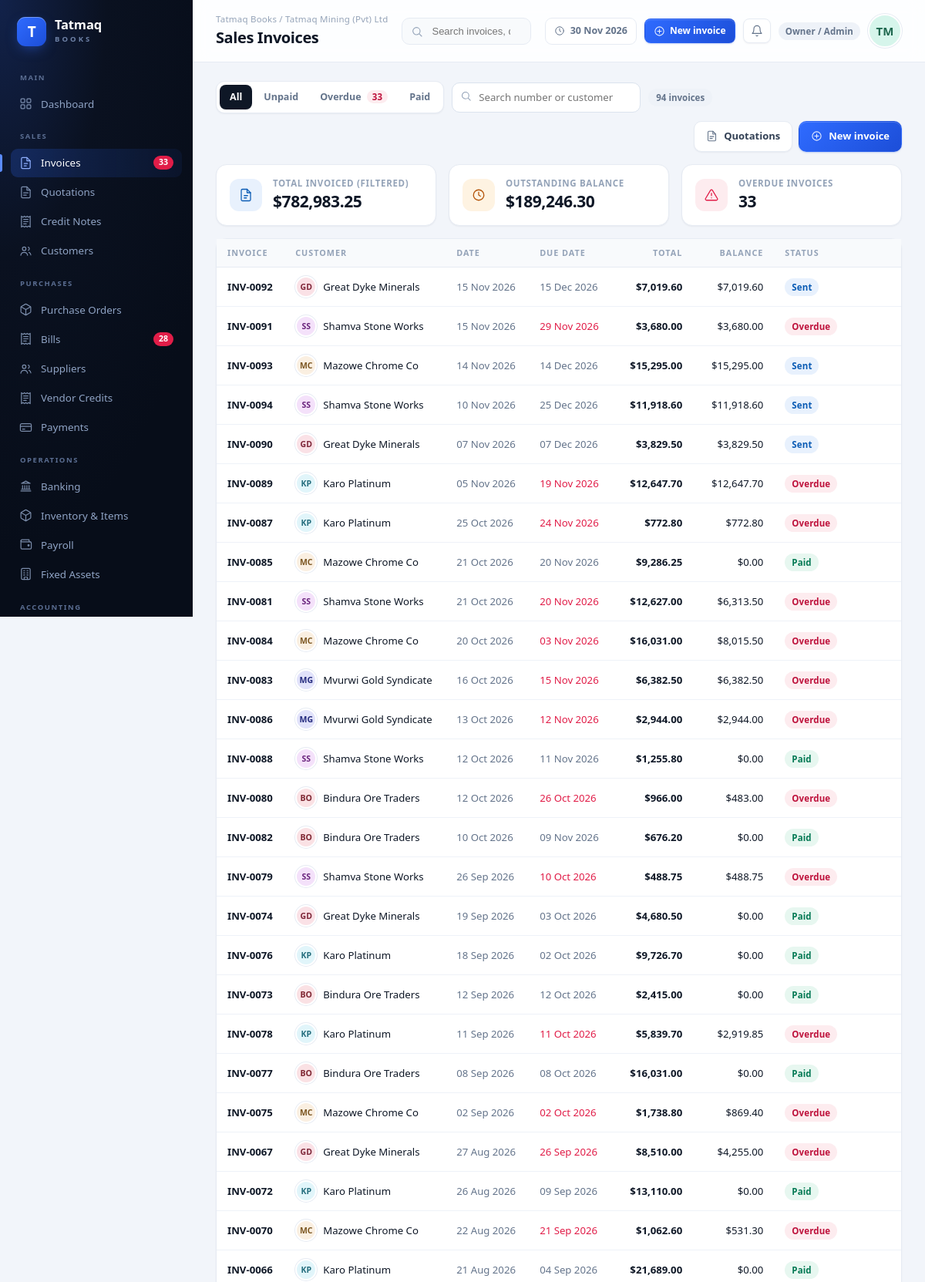
The page /invoices (signed in, upper part) on the database its author committed.
### tables this page shows
CREATE TABLE companies(
 id INTEGER PRIMARY KEY, name TEXT, industry TEXT, currency TEXT DEFAULT 'USD', symbol TEXT DEFAULT '$',
 tax_name TEXT DEFAULT 'VAT', tax_rate REAL DEFAULT 15, address TEXT, email TEXT, phone TEXT,
 fiscal_start TEXT, created_at TEXT);

CREATE TABLE users(
 id INTEGER PRIMARY KEY, company_id INT, name TEXT, email TEXT, role TEXT, status TEXT,
 password_hash TEXT, last_login TEXT, created_at TEXT);

CREATE TABLE invoices(
 id INTEGER PRIMARY KEY, company_id INT, number TEXT, contact_id INT, quote_id INT,
 date TEXT, due_date TEXT, status TEXT, subtotal REAL, tax REAL, total REAL,
 amount_paid REAL DEFAULT 0, notes TEXT, currency TEXT);

CREATE TABLE contacts(
 id INTEGER PRIMARY KEY, company_id INT, type TEXT, name TEXT, company TEXT, email TEXT, phone TEXT,
 address TEXT, tax_no TEXT, created_at TEXT);

### app.py (the view)
@app.route("/invoices")
def invoices():
    c = company()
    status = request.args.get("status", "all")
    q = request.args.get("q", "").strip()
    sql = """SELECT i.*, ct.name party FROM invoices i LEFT JOIN contacts ct ON ct.id=i.contact_id
             WHERE i.company_id=?"""
    args = [c["id"]]
    if q:
        sql += " AND (i.number LIKE ? OR ct.name LIKE ?)"
        args += [f"%{q}%", f"%{q}%"]
    sql += " ORDER BY i.date DESC, i.id DESC"
    rows = [dict(r) for r in conn().execute(sql, args)]
    if status == "overdue":
        rows = [r for r in rows if (r["total"] - r["amount_paid"]) > 0.01 and r["due_date"] < str(date.today())]
    elif status == "unpaid":
        rows = [r for r in rows if (r["total"] - r["amount_paid"]) > 0.01]
    elif status == "paid":
        rows = [r for r in rows if (r["total"] - r["amount_paid"]) <= 0.011]
    totals = {"total": sum(r["total"] for r in rows),
              "balance": sum(r["total"] - r["amount_paid"] for r in rows)}
    return render_template("invoices.html", rows=rows, status=status, q=q, totals=totals, title="Sales Invoices")

### app.py (called while the page is built, shortened)
@app.before_request
def _guard():
    if request.endpoint is None or request.endpoint in PUBLIC_ENDPOINTS:
        return None
    ident, source = auth.resolve_identity()
    if not ident:
        if request.path.startswith("/api/"):
            return jsonify({"error": "unauthorised"}), 401
        return redirect(url_for("login", next=request.path))
    g.ident = ident
    g.perms = auth.permissions(ident["role"])
    return None

def conn():
    if "conn" not in g:
        g.conn = db.connect()
    return g.conn

@app.teardown_appcontext
def close_conn(exc):
    c = g.pop("conn", None)
    if c is not None:
        c.close()

def company():
    if "company_row" not in g:
        g.company_row = conn().execute("SELECT * FROM companies WHERE id=?",
                                       (g.ident["company_id"],)).fetchone()
    return g.company_row

@app.context_processor
def inject():
    ident = getattr(g, "ident", None)
    perms = getattr(g, "perms", None)
    c = company()
    overdue = conn().execute("""SELECT COUNT(*) c FROM invoices WHERE company_id=?
        AND total-amount_paid>0.01 AND due_date<?""", (c["id"], str(date.today()))).fetchone()["c"]
    bills_over = conn().execute("""SELECT COUNT(*) c FROM bills WHERE company_id=?
        AND total-amount_paid>0.01 AND due_date<?""", (c["id"], str(date.today()))).fetchone()["c"]
    return dict(company=dict(c), profiles=db.PROFILES, now=date.today(),
                overdue_count=overdue, bills_overdue_count=bills_over,
                status_of=status_of, nav_path=request.path, ident=ident, perms=perms,
                roles=auth.ROLES)

@app.template_filter("money")
def f_money(v, dec=2):
    try:
        v = float(v or 0)
    except Exception:
        return v
    return f"{'-' if v < 0 else ''}{abs(v):,.{dec}f}"

@app.template_filter("ddate")
def f_date(v):
    if not v:
        return ""
    try:
        return date.fromisoformat(str(v)[:10]).strftime("%d %b %Y")
    except Exception:
        return v

@app.template_filter("initials")
def f_initials(name):
    parts = str(name or "?").replace("(Pvt) Ltd", "").split()
    return "".join(p[0] for p in parts[:2]).upper()

@app.template_filter("avatar_hue")
def f_hue(name):
    return sum(ord(ch) for ch in str(name or "x")) % 360

### db.py (called while the page is built)
def connect():
    conn = sqlite3.connect(DB_PATH)
    conn.row_factory = sqlite3.Row
    conn.execute("PRAGMA foreign_keys = ON")
    return conn

### templates/invoices.html (shortened to what this page needs)
{% extends "base.html" %}
{% from "_icons.html" import icon %}
{% block content %}
{% set sym = company.symbol %}
<div class="toolbar">
  <div class="tabs">
    <a class="{{ 'active' if status == 'all' }}" href="/invoices">All</a>
    <a class="{{ 'active' if status == 'unpaid' }}" href="/invoices?status=unpaid">Unpaid</a>
    <a class="{{ 'active' if status == 'overdue' }}" href="/invoices?status=overdue">Overdue {% if overdue_count %}<span class="chip chip-bad" style="margin-left:4px;padding:0 7px">{{ overdue_count }}</span>{% endif %}</a>
    <a class="{{ 'active' if status == 'paid' }}" href="/invoices?status=paid">Paid</a>
  </div>
  <form class="search-inline" method="get" action="/invoices">
    {{ icon('search', 15) }}
    <input class="input" name="q" value="{{ q }}" placeholder="Search number or customer">
  </form>
  <span class="count-pill">{{ rows|length }} invoices</span>
  <div style="margin-left:auto;display:flex;gap:8px">
    <a class="btn soft" href="/quotes">{{ icon('quote', 15) }} Quotations</a>
    <a class="btn" href="/invoices/new">{{ icon('plus', 15) }} New invoice</a>
  </div>
</div>
<div class="dash-grid g3 mb2">
  <div class="hero-mini">
    <span class="icon-circle blue-bg">{{ icon('file', 18) }}</span>
    <div><div class="tiny faint" style="font-weight:700;letter-spacing:.06em">TOTAL INVOICED (FILTERED)</div>
      <div style="font-size:21px;font-weight:750;letter-spacing:-.02em">{{ sym }}{{ totals.total|money }}</div></div>
  </div>
  <div class="hero-mini">
    <span class="icon-circle amber-bg">{{ icon('clock', 18) }}</span>
    <div><div class="tiny faint" style="font-weight:700;letter-spacing:.06em">OUTSTANDING BALANCE</div>
      <div style="font-size:21px;font-weight:750;letter-spacing:-.02em">{{ sym }}{{ totals.balance|money }}</div></div>
  </div>
  <div class="hero-mini">
    <span class="icon-circle red-bg">{{ icon('alert', 18) }}</span>
    <div><div class="tiny faint" style="font-weight:700;letter-spacing:.06em">OVERDUE INVOICES</div>
      <div style="font-size:21px;font-weight:750;letter-spacing:-.02em">{{ overdue_count }}</div></div>
  </div>
</div>
<div class="card">
  <div class="tbl-wrap">
    <table class="tbl" id="inv-table">
      <thead><tr>
        <th>Invoice</th><th>Customer</th><th>Date</th><th>Due date</th>
        <th class="num">Total</th><th class="num">Balance</th><th>Status</th><th></th>
      </tr></thead>
      <tbody>
      {% for r in rows %}
        {% set st = status_of(r) %}
        <tr class="row-link">
          <td><a class="link-strong" href="/invoices/{{ r.id }}">{{ r.number }}</a>
            {% if r.quote_id %}<span class="sub">from quotation</span>{% endif %}</td>
          <td><div class="row" style="gap:8px">
            <div class="avatar sm" style="background:hsl({{ r.party|avatar_hue }} 70% 93%);color:hsl({{ r.party|avatar_hue }} 55% 32%)">{{ r.party|initials }}</div>
            <span>{{ r.party }}</span></div></td>
          <td class="muted">{{ r.date|ddate }}</td>
          <td class="{{ 'neg' if st.label == 'Overdue' else 'muted' }}">{{ r.due_date|ddate }}</td>
          <td class="num strong">{{ sym }}{{ r.total|money }}</td>
          <td class="num">{{ sym }}{{ (r.total - r.amount_paid)|money }}</td>
          <td><span class="chip {{ st.cls }}">{{ st.label }}</span></td>
          <td class="right"><a class="btn ghost sm" href="/invoices/{{ r.id }}">{{ icon('eye', 14) }}</a></td>
        </tr>
      {% else %}
        <tr><td colspan="8"><div class="empty">{{ icon('file', 30) }}<b>No invoices match this filter</b>Create your first invoice to start the sales ledger.</div></td></tr>
      {% endfor %}
      </tbody>
    </table>
  </div>
</div>
{% endblock %}

### templates/base.html (shortened to what this page needs)
<!doctype html>
<html lang="en">
<head>
<link rel="stylesheet" href="{{ url_for('static', filename='style.css') }}">
</head>
<body>
{% from "_icons.html" import icon %}
{% set p = nav_path %}
<div class="shell">
  <aside class="sidebar">
    <a class="brand" href="/">
      <div class="brand-mark">T</div>
      <div>
        <div class="brand-name">Tatmaq</div>
        <div class="brand-sub">BOOKS</div>
      </div>
    </a>
    <nav>
      <div class="nav-sec">Main</div>
      <a class="nav-item {{ 'active' if p == '/' }}" href="/">{{ icon('grid',17) }} Dashboard</a>
      <div class="nav-sec">Sales</div>
      <a class="nav-item {{ 'active' if p.startswith('/invoices') }}" href="/invoices">
        {{ icon('file',17) }} Invoices
        {% if overdue_count %}<span class="nav-badge">{{ overdue_count }}</span>{% endif %}
      </a>
      <a class="nav-item {{ 'active' if p.startswith('/quotes') }}" href="/quotes">{{ icon('quote',17) }} Quotations</a>
      <a class="nav-item {{ 'active' if p.startswith('/credit-notes') }}" href="/credit-notes">{{ icon('receipt',17) }} Credit Notes</a>
      <a class="nav-item {{ 'active' if p.startswith('/contacts') and request.args.get('tab','customer') == 'customer' }}" href="/contacts?tab=customer">{{ icon('users',17) }} Customers</a>
      {% if perms.full_view %}<div class="nav-sec">Purchases</div>
      <a class="nav-item {{ 'active' if p.startswith('/purchase-orders') }}" href="/purchase-orders">{{ icon('box',17) }} Purchase Orders</a>
      <a class="nav-item {{ 'active' if p.startswith('/bills') }}" href="/bills">
        {{ icon('receipt',17) }} Bills
        {% if bills_overdue_count %}<span class="nav-badge">{{ bills_overdue_count }}</span>{% endif %}
      </a>
      <a class="nav-item {{ 'active' if p.startswith('/contacts') and request.args.get('tab') == 'vendor' }}" href="/contacts?tab=vendor">{{ icon('users',17) }} Suppliers</a>
      <a class="nav-item {{ 'active' if p.startswith('/vendor-credits') }}" href="/vendor-credits">{{ icon('receipt',17) }} Vendor Credits</a>
      <a class="nav-item {{ 'active' if p.startswith('/payments') }}" href="/payments">{{ icon('card',17) }} Payments</a>
      {% endif %}
      <div class="nav-sec">Operations</div>
      {% if perms.full_view %}
      <a class="nav-item {{ 'active' if p.startswith('/banking') }}" href="/banking">{{ icon('bank',17) }} Banking</a>
      {% endif %}
      <a class="nav-item {{ 'active' if p.startswith('/inventory') }}" href="/inventory">{{ icon('box',17) }} Inventory &amp; Items</a>
      {% if perms.full_view %}
      <a class="nav-item {{ 'active' if p.startswith('/payroll') }}" href="/payroll">{{ icon('wallet',17) }} Payroll</a>
      <a class="nav-item {{ 'active' if p.startswith('/assets') }}" href="/assets">{{ icon('building',17) }} Fixed Assets</a>
      {% endif %}
      <div class="nav-sec">Accounting</div>
    </nav>
        {% set ind = profiles[company.industry] %}
  </aside>
  <div class="main">
    <header class="topbar">
      <div class="page-id">
        <div class="crumb">Tatmaq Books / {{ company.name }}</div>
        <h1>{{ title }}</h1>
      </div>
      <form class="searchbar" action="/invoices" method="get">
        {{ icon('search', 16) }}
        <input type="search" name="q" placeholder="Search invoices, quotations, customers…" value="{{ request.args.get('q','') }}">
      </form>
      <div class="top-actions">
        <span class="chip-date">{{ icon('clock', 14) }} {{ now.strftime('%d %b %Y') }}</span>
        {% if perms.write %}<a class="btn sm" href="/invoices/new">{{ icon('plus', 15) }} New invoice</a>{% endif %}
        <a href="/invoices?status=overdue" title="Alerts" class="btn soft sm" style="padding:7px 9px">
          {{ icon('bell', 16) }}
        </a>
        <span class="chip {{ 'chip-info' if perms.is_demo else 'chip-muted' }}" style="white-space:nowrap">{{ perms.role_label }}</span>
        <a class="avatar lg" href="/settings" title="{{ ident.name }} · {{ perms.role_label }}"
           style="background:hsl(160 60% 90%);color:hsl(160 55% 26%)">{{ ident.name|initials }}</a>
      </div>
    </header>
    <main class="content">
      {% block content %}{% endblock %}
    </main>
  </div>
</div>
</body>
</html>

### templates/_icons.html (shortened to what this page needs)
{% macro icon(name, size=18, cls='') -%}
<svg class="ic {{ cls }}" width="{{ size }}" height="{{ size }}" viewBox="0 0 24 24" fill="none"
     stroke="currentColor" stroke-width="1.7" stroke-linecap="round" stroke-linejoin="round" aria-hidden="true">{{ paths.get(name, paths['grid'])|safe }}</svg>
{%- endmacro %}

### rows shown on the page
companies: name "Tatmaq Mining (Pvt) Ltd"
users: name|initials "TM"
invoices: number "INV-0092", party|initials "GD", party "Great Dyke Minerals", date|ddate "15 Nov 2026", due_date|ddate "15 Dec 2026", sym "$", total "7,019.60", (r.total-r.amount_paid)|money "7,019.60", label "Sent", {{ size }} 14 (drawn)
invoices: number "INV-0091", party|initials "SS", party "Shamva Stone Works", date|ddate "15 Nov 2026", due_date|ddate "29 Nov 2026", sym "$", total "3,680.00", (r.total-r.amount_paid)|money "3,680.00", label "Overdue", {{ size }} 14 (drawn)
invoices: number "INV-0093", party|initials "MC", party "Mazowe Chrome Co", date|ddate "14 Nov 2026", due_date|ddate "14 Dec 2026", sym "$", total "15,295.00", (r.total-r.amount_paid)|money "15,295.00", label "Sent", {{ size }} 14 (drawn)
invoices: number "INV-0094", party|initials "SS", party "Shamva Stone Works", date|ddate "10 Nov 2026", due_date|ddate "25 Dec 2026", sym "$", total "11,918.60", (r.total-r.amount_paid)|money "11,918.60", label "Sent", {{ size }} 14 (drawn)
invoices: number "INV-0090", party|initials "GD", party "Great Dyke Minerals", date|ddate "07 Nov 2026", due_date|ddate "07 Dec 2026", sym "$", total "3,829.50", (r.total-r.amount_paid)|money "3,829.50", label "Sent", {{ size }} 14 (drawn)
invoices: number "INV-0089", party|initials "KP", party "Karo Platinum", date|ddate "05 Nov 2026", due_date|ddate "19 Nov 2026", sym "$", total "12,647.70", (r.total-r.amount_paid)|money "12,647.70", label "Overdue", {{ size }} 14 (drawn)
invoices: number "INV-0087", party|initials "KP", party "Karo Platinum", date|ddate "25 Oct 2026", due_date|ddate "24 Nov 2026", sym "$", total "772.80", (r.total-r.amount_paid)|money "772.80", label "Overdue", {{ size }} 14 (drawn)
invoices: number "INV-0085", party|initials "MC", party "Mazowe Chrome Co", date|ddate "21 Oct 2026", due_date|ddate "20 Nov 2026", sym "$", total "9,286.25", (r.total-r.amount_paid)|money "0.00", label "Paid", {{ size }} 14 (drawn)
invoices: number "INV-0081", party|initials "SS", party "Shamva Stone Works", date|ddate "21 Oct 2026", due_date|ddate "20 Nov 2026", sym "$", total "12,627.00", (r.total-r.amount_paid)|money "6,313.50", label "Overdue", {{ size }} 14 (drawn)
invoices: number "INV-0084", party|initials "MC", party "Mazowe Chrome Co", date|ddate "20 Oct 2026", due_date|ddate "03 Nov 2026", sym "$", total "16,031.00", (r.total-r.amount_paid)|money "8,015.50", label "Overdue", {{ size }} 14 (drawn)
invoices: number "INV-0083", party|initials "MG", party "Mvurwi Gold Syndicate", date|ddate "16 Oct 2026", due_date|ddate "15 Nov 2026", sym "$", total "6,382.50", (r.total-r.amount_paid)|money "6,382.50", label "Overdue", {{ size }} 14 (drawn)
invoices: number "INV-0086", party|initials "MG", party "Mvurwi Gold Syndicate", date|ddate "13 Oct 2026", due_date|ddate "12 Nov 2026", sym "$", total "2,944.00", (r.total-r.amount_paid)|money "2,944.00", label "Overdue", {{ size }} 14 (drawn)
invoices: number "INV-0088", party|initials "SS", party "Shamva Stone Works", date|ddate "12 Oct 2026", due_date|ddate "11 Nov 2026", sym "$", total "1,255.80", (r.total-r.amount_paid)|money "0.00", label "Paid", {{ size }} 14 (drawn)
invoices: number "INV-0080", party|initials "BO", party "Bindura Ore Traders", date|ddate "12 Oct 2026", due_date|ddate "26 Oct 2026", sym "$", total "966.00", (r.total-r.amount_paid)|money "483.00", label "Overdue", {{ size }} 14 (drawn)
invoices: number "INV-0082", party|initials "BO", party "Bindura Ore Traders", date|ddate "10 Oct 2026", due_date|ddate "09 Nov 2026", sym "$", total "676.20", (r.total-r.amount_paid)|money "0.00", label "Paid", {{ size }} 14 (drawn)
invoices: number "INV-0079", party|initials "SS", party "Shamva Stone Works", date|ddate "26 Sep 2026", due_date|ddate "10 Oct 2026", sym "$", total "488.75", (r.total-r.amount_paid)|money "488.75", label "Overdue", {{ size }} 14 (drawn)
invoices: number "INV-0074", party|initials "GD", party "Great Dyke Minerals", date|ddate "19 Sep 2026", due_date|ddate "03 Oct 2026", sym "$", total "4,680.50", (r.total-r.amount_paid)|money "0.00", label "Paid", {{ size }} 14 (drawn)
invoices: number "INV-0076", party|initials "KP", party "Karo Platinum", date|ddate "18 Sep 2026", due_date|ddate "02 Oct 2026", sym "$", total "9,726.70", (r.total-r.amount_paid)|money "0.00", label "Paid", {{ size }} 14 (drawn)
invoices: number "INV-0073", party|initials "BO", party "Bindura Ore Traders", date|ddate "12 Sep 2026", due_date|ddate "12 Oct 2026", sym "$", total "2,415.00", (r.total-r.amount_paid)|money "0.00", label "Paid", {{ size }} 14 (drawn)
invoices: number "INV-0078", party|initials "KP", party "Karo Platinum", date|ddate "11 Sep 2026", due_date|ddate "11 Oct 2026", sym "$", total "5,839.70", (r.total-r.amount_paid)|money "2,919.85", label "Overdue", {{ size }} 14 (drawn)
invoices: number "INV-0077", party|initials "BO", party "Bindura Ore Traders", date|ddate "08 Sep 2026", due_date|ddate "08 Oct 2026", sym "$", total "16,031.00", (r.total-r.amount_paid)|money "0.00", label "Paid", {{ size }} 14 (drawn)
invoices: number "INV-0075", party|initials "MC", party "Mazowe Chrome Co", date|ddate "02 Sep 2026", due_date|ddate "02 Oct 2026", sym "$", total "1,738.80", (r.total-r.amount_paid)|money "869.40", label "Overdue", {{ size }} 14 (drawn)
invoices: number "INV-0067", party|initials "GD", party "Great Dyke Minerals", date|ddate "27 Aug 2026", due_date|ddate "26 Sep 2026", sym "$", total "8,510.00", (r.total-r.amount_paid)|money "4,255.00", label "Overdue", {{ size }} 14 (drawn)
invoices: number "INV-0072", party|initials "KP", party "Karo Platinum", date|ddate "26 Aug 2026", due_date|ddate "09 Sep 2026", sym "$", total "13,110.00", (r.total-r.amount_paid)|money "0.00", label "Paid", {{ size }} 14 (drawn)
invoices: number "INV-0070", party|initials "MC", party "Mazowe Chrome Co", date|ddate "22 Aug 2026", due_date|ddate "21 Sep 2026", sym "$", total "1,062.60", (r.total-r.amount_paid)|money "531.30", label "Overdue", {{ size }} 14 (drawn)
invoices: number "INV-0066", party|initials "KP", party "Karo Platinum", date|ddate "21 Aug 2026", due_date|ddate "04 Sep 2026", sym "$", total "21,689.00", (r.total-r.amount_paid)|money "0.00", label "Paid", {{ size }} 14 (drawn)

### other values the page prints
{{ overdue_count }} "33"
{{ bills_overdue_count }} "28"
{{ title }} "Sales Invoices"
{{ perms.role_label }} "Owner / Admin"
{{ rows|length }} "94"
{{ sym }} "$"
{{ totals.total|money }} "782,983.25"
{{ totals.balance|money }} "189,246.30"
